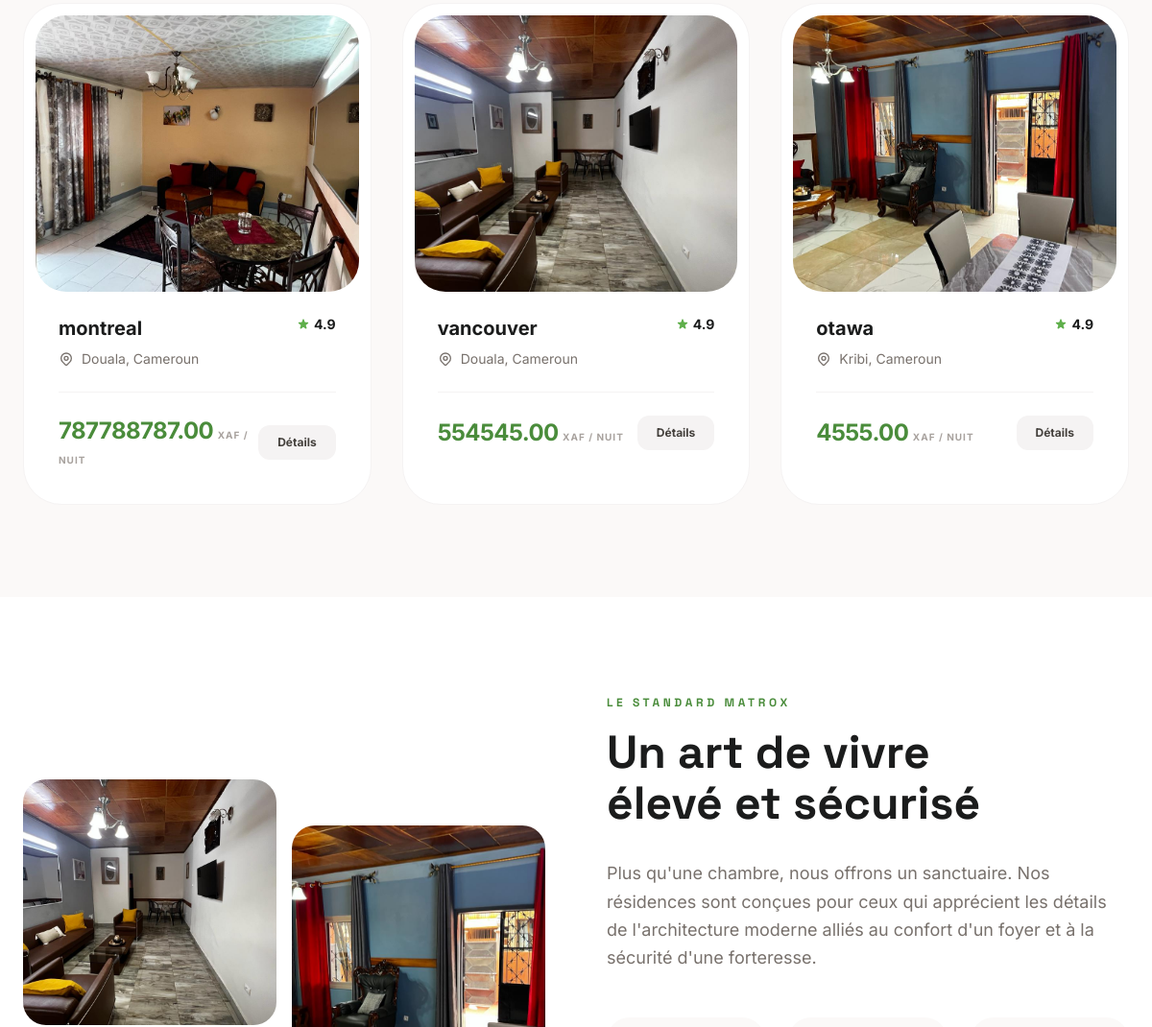
Before: / (middle part) with the older database file.
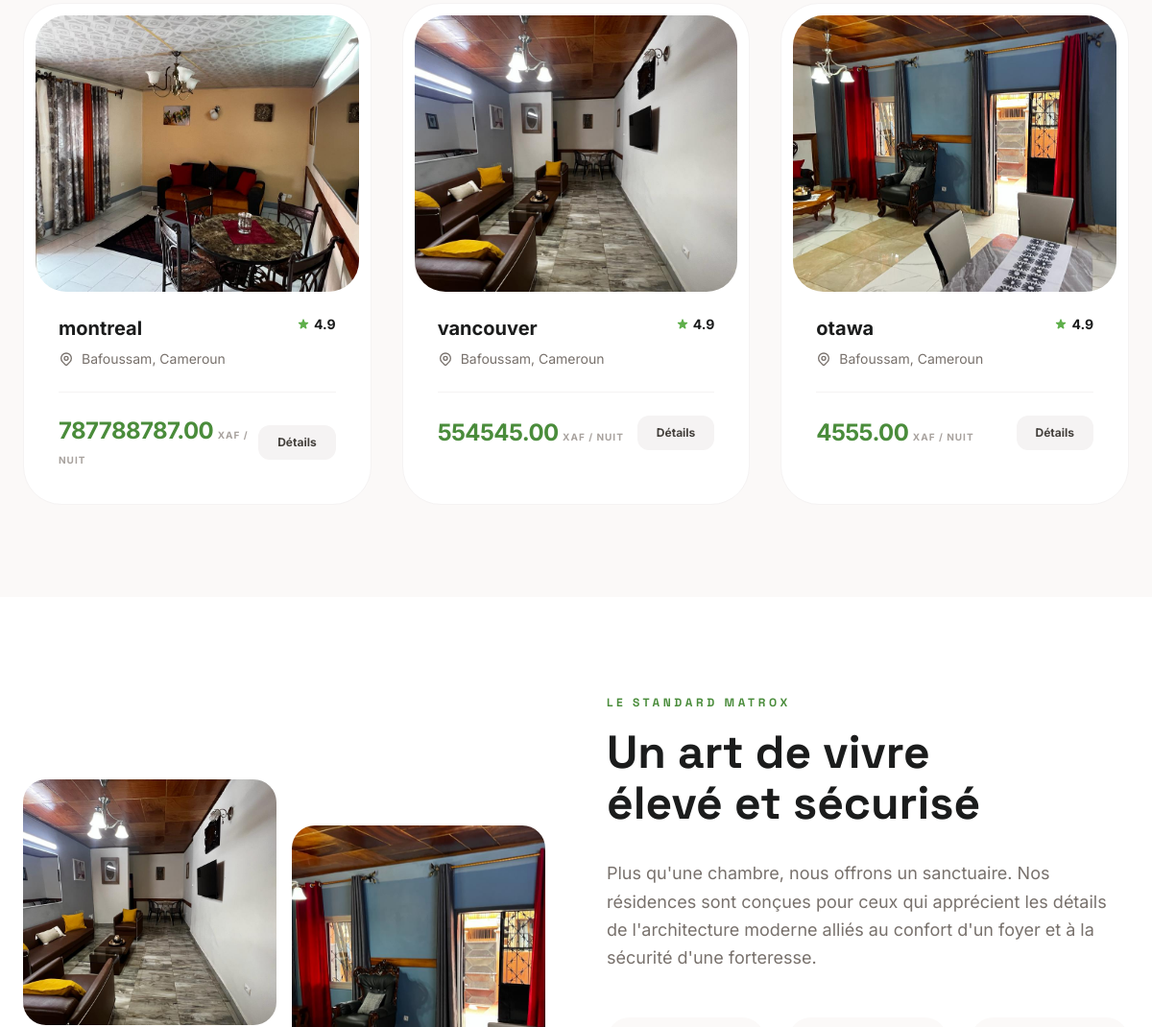
After: the same page with the newer database file.
### core/models.py (models this page shows, shortened)
class SentinelBaseModel(TimeStampedModel, ActivatorModel):
    id = models.UUIDField(
        default=uuid.uuid4,
        primary_key=True,
        unique=True,
        null=False,
        blank=False,
        editable=False,
    )
    is_deleted = models.BooleanField(_("supprimé"), default=False)
    metadata = models.JSONField(_("métadonnées"), default=dict, null=True, blank=True)
    author = models.CharField(_("auteur"), max_length=255, null=True, blank=True)
    class Meta:
        abstract = True
        ordering = ("created",)

class Appartement(SentinelBaseModel):
    LOCATIONS = [
        ('douala', _('Douala')),
        ('yaounde', _('Yaoundé')),
        ('kribi', _('Kribi')),
        ('bafoussam', _('Bafoussam')),
    ]
    name = models.CharField(_("Nom de l'appartement"), max_length=255)
    slug = models.SlugField(_("URL simplifiée"), unique=True, max_length=255)
    location = models.CharField(_("Localisation"), max_length=50, choices=LOCATIONS)
    neighborhood = models.CharField(_("Quartier"), max_length=100, help_text="Ex: Bastos, Bonapriso")
    description = models.TextField(_("Description détaillée"), blank=True)
    price_per_night = models.DecimalField(_("Prix par nuit (FCFA)"), max_digits=12, decimal_places=2)
    bedrooms = models.PositiveIntegerField(_("Chambres"), default=1)
    bathrooms = models.PositiveIntegerField(_("Salles de bain"), default=1)
    max_guests = models.PositiveIntegerField(_("Voyageurs max"), default=2)
    main_image = models.ImageField(_("Image principale"), upload_to="appartements/", null=True, blank=True)
    is_featured = models.BooleanField(_("Mettre en avant"), default=False)
    amenities = models.JSONField(_("Équipements"), default=list, blank=True)
    latitude = models.FloatField(_("Latitude"), null=True, blank=True)
    longitude = models.FloatField(_("Longitude"), null=True, blank=True)
    class Meta:
        verbose_name = _("Appartement")
        verbose_name_plural = _("Appartements")
        ordering = ("-created",)

### core/views.py (the view)
# urls.py: path('', views.home, name='home'),
def home(request):
    appartements = Appartement.objects.filter(is_featured=True).order_by('-created')[:3]
    if not appartements:
        appartements = Appartement.objects.order_by('-created')[:3]
    testimonials = Testimonial.objects.filter(is_active=True).order_by('-created')[:6]
    return render(request, "home.html", {
        'appartements': appartements,
        'testimonials': testimonials
    })

### core/templatetags/custom_tags.py (called while the page is built)
@register.simple_tag
def get_global_settings():
    return Settings.objects.first()

### templates/home.html (shortened to what the changed rows need)
{% extends "base.html" %}
{% load static %}
{% block content %}
<section class="py-24 bg-stone-50 dark:bg-stone-900/40">
    <div class="max-w-screen-xl mx-auto px-6">
        <div class="grid grid-cols-1 md:grid-cols-3 gap-8">
            {% for appartement in appartements %}
            <div data-aos="fade-up" data-aos-delay="{{ forloop.counter0 }}50" class="group bg-white dark:bg-stone-900 rounded-[2.5rem] overflow-hidden hover:shadow-premium transition-all duration-500 border border-stone-100 dark:border-stone-800/60 p-3">
                <div class="relative h-72 overflow-hidden rounded-[2rem]">
                    {% if appartement.main_image %}
                    <img class="w-full h-full object-cover group-hover:scale-110 transition-transform duration-1000" alt="{{ appartement.name }}" src="{{ appartement.main_image.url }}" />
                    {% else %}
                    <div class="w-full h-full bg-stone-200 dark:bg-stone-800 flex items-center justify-center text-stone-400 group-hover:scale-110 transition-transform duration-1000">Sans image</div>
                    {% endif %}
                </div>
                <div class="p-6">
                    <div class="flex justify-between items-start mb-2">
                        <h3 class="font-bold text-xl text-stone-900 dark:text-white group-hover:text-primary transition-colors">{{ appartement.name }}</h3>
                        <div class="flex items-center gap-1 text-emerald-500">
                            <span class="text-sm font-bold text-stone-900 dark:text-white">4.9</span>
                        </div>
                    </div>
                    <p class="text-stone-500 dark:text-stone-400 text-sm mb-6 flex items-center gap-2">
                        <svg class="w-4 h-4" fill="none" stroke="currentColor" stroke-width="2" viewBox="0 0 24 24"><path d="M17.657 16.657L13.414 20.9a1.998 1.998 0 01-2.827 0l-4.244-4.243a8 8 0 1111.314 0z"/><path d="M15 11a3 3 0 11-6 0 3 3 0 016 0z"/></svg>
                        {{ appartement.get_location_display }}, Cameroun
                    </p>
                    <div class="flex justify-between items-center border-t border-stone-100 dark:border-stone-800/60 pt-6">
                        <div>
                            <span class="text-2xl font-bold text-emerald-600 dark:text-emerald-400 tracking-tight">{{ appartement.price_per_night }}</span>
                            <span class="text-[10px] text-stone-400 font-bold uppercase tracking-widest"> XAF / nuit</span>
                        </div>
                        <a href="{% url 'detail' appartement.slug %}" class="bg-stone-100 dark:bg-stone-800 hover:bg-primary hover:text-white text-stone-700 dark:text-stone-300 font-bold text-xs px-5 py-2.5 rounded-xl transition-all">Détails</a>
                    </div>
                </div>
            </div>
            {% empty %}
                <p class="text-stone-500 dark:text-stone-400">Aucune résidence disponible pour le moment.</p>
            {% endfor %}
        </div>
    </div>
</section>
<section class="py-24 bg-white dark:bg-stone-950 overflow-hidden">
    <div class="max-w-screen-xl mx-auto px-6 grid grid-cols-1 lg:grid-cols-2 gap-16 items-center">
        <div data-aos="fade-left">
            <h2 class="font-headline text-4xl md:text-5xl font-bold mt-4 mb-8 leading-[1.1] text-stone-900 dark:text-white" style="font-family: 'Space Grotesk', sans-serif;">Un art de vivre<br/>élevé et sécurisé</h2>
        </div>
    </div>
</section>
{% endblock %}

Changed rows visible on the page:
changed Appartement "montreal": location "Douala" → "Bafoussam"
changed Appartement "vancouver": location "Douala" → "Bafoussam"
changed Appartement "otawa": location "Kribi" → "Bafoussam"
